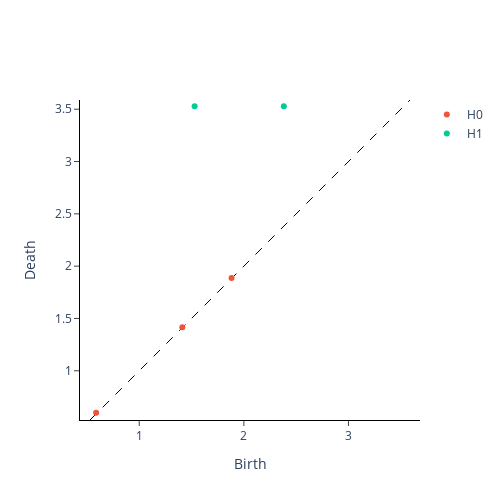

Notebook cell for this chart:
### Markdown cell above
### Scaling the Persistence diagram

Scales of Persistence diagrams for different inputs change as it's dependent on the time a certain structure in the input persists. It's necessary to scale these value to get unbiased feature values.

### Code cell
scaler = Scaler()
img_scaled = scaler.fit_transform(img_cubical)
scaler.plot(img_scaled)

### Figure 1 — Plotly figure (JSON) as saved in the notebook; plotly's stock layout.template omitted (floating-point values rounded to 4 significant figures)
{"data": [{"hoverinfo": "none", "line": {"color": "black", "dash": "dash", "width": 1}, "mode": "lines", "showlegend": false, "type": "scatter", "x": [0.5294, 3.588], "y": [0.5294, 3.588]}, {"hoverinfo": "text", "hovertext": ["(0.5882352941176471, 0.5998846486579746)", "(1.411764705882353, 1.41665818574027)", "(1.8823529411764706, 1.8860258284566351)"], "mode": "markers", "name": "H0", "type": "scatter", "x": [0.5882, 1.412, 1.882], "y": [0.5999, 1.417, 1.886]}, {"hoverinfo": "text", "hovertext": ["(1.5294117647058822, 3.5294117647058822)", "(2.3821713801548925, 3.5294117647058822)"], "mode": "markers", "name": "H1", "type": "scatter", "x": [1.529, 2.382], "y": [3.529, 3.529]}], "layout": {"height": 500, "plot_bgcolor": "white", "width": 500, "xaxis": {"autorange": false, "exponentformat": "e", "linecolor": "black", "linewidth": 1, "mirror": false, "range": [0.5294, 3.588], "showexponent": "all", "showline": true, "side": "bottom", "ticks": "outside", "title": {"text": "Birth"}, "type": "linear", "zeroline": true}, "yaxis": {"autorange": false, "exponentformat": "e", "linecolor": "black", "linewidth": 1, "mirror": false, "range": [0.5294, 3.588], "scaleanchor": "x", "scaleratio": 1, "showexponent": "all", "showline": true, "side": "left", "ticks": "outside", "title": {"text": "Death"}, "type": "linear", "zeroline": true}}}
